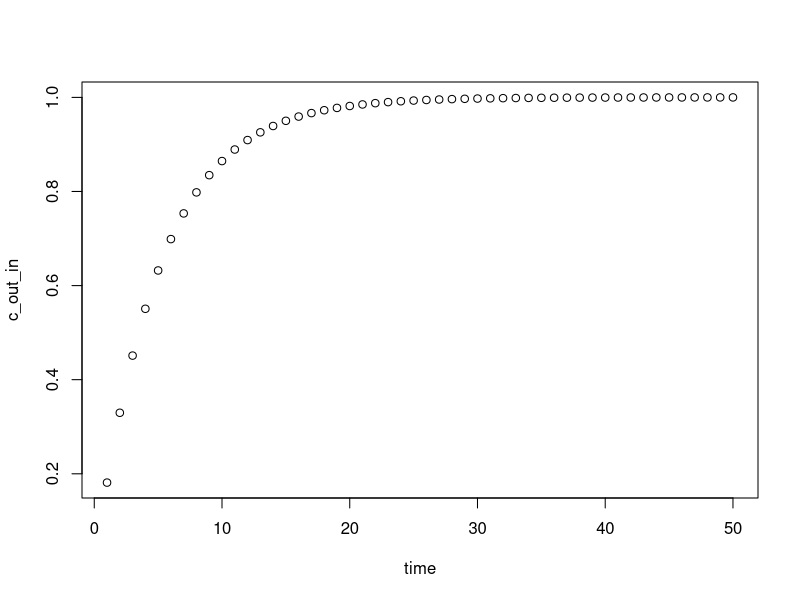
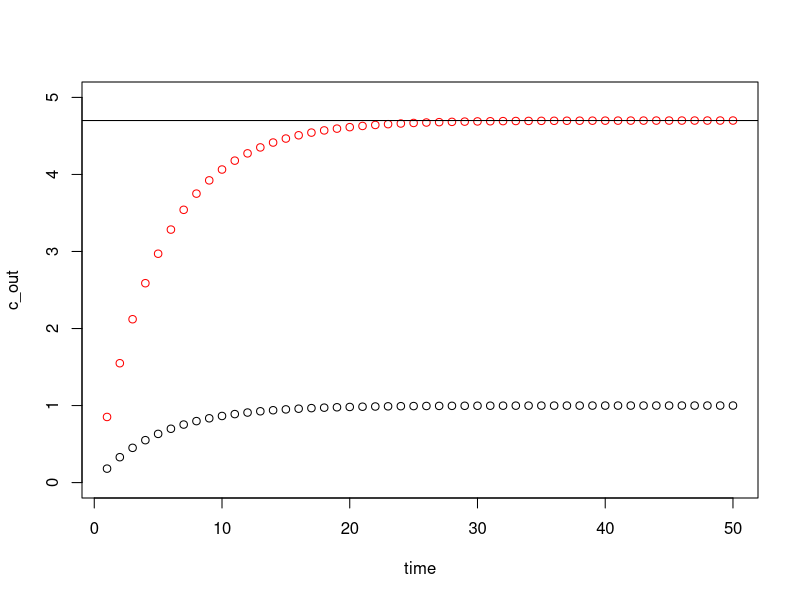

The R source for these figures, in order:
## ---- chunk 1
knitr::opts_chunk$set(echo = TRUE)
## ---- chunk 2
#System
V_tot <- 10000 # System volume in L

# Animal stock
stockingDensity <- 50 # Stocking density in kg/m3

# Water
exchangeRate <- 5 # Water exchange rate in percent
waterNutrient <- 1
  
# Feed
feedingRate <- 2
feedNutrient <- 100
## ---- chunk 3
# Water
V_in <- V_tot*(exchangeRate/100) # Volume of input water
m_waterNUT <- V_in*waterNutrient

# Biomass
biomass <- V_tot * stockingDensity*1e-3

# Feed
m_feed <- biomass * (feedingRate/100) # Mass of input feed
m_feedNUT <- m_feed*feedNutrient


m_in <- (m_waterNUT + m_feedNUT) # Total mass in
c_in <- m_in/V_in # Resulting concentration in

# Hydraulic retention time
hrt <- V_tot*(exchangeRate/100)/V_tot
## ---- chunk 4

calc_C_out <- function(c_in = c_in, t = 5, HRT = hrt){
  
  c_out <- c_in * (1 - exp(-(t/HRT)))
  
  return(c_out)
}
## ---- chunk 5
results <- data.frame()
for(day in 1:200){
  
  results[day,1] <- day
  
  results[day,2] <- calc_C_out(c_in = c_in, t = day, HRT = hrt)
}
## ---- chunk 6
init = 3.7

hrt <- 100/20

c_in <- 1

time <- 1:50

c_out_in <- 1-exp(-(time/hrt))

c_out <- c_in*(1-exp(-(time/hrt)))
c_out2 <- (c_in+init)*(1-exp(-(time/hrt)))


plot(c_out_in~time)

plot(c_out~time, ylim = c(0,5))
points(c_out2~time, col = 'red')
abline(h = 1+init)
cat(
  "Hydraulic retention time =", hrt, 
  "\n Initial concentration =", init
  )
